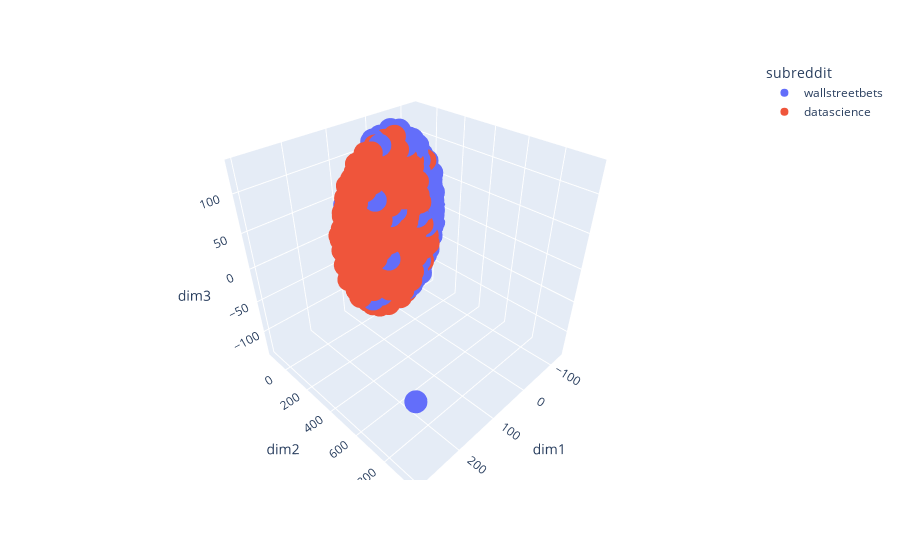

Notebook cell for this chart:
### Code cell
tsne_viz_3d_interactive_with_index(df, 2, stop='english')

### Figure 1 — Plotly figure (JSON) as saved in the notebook; plotly's stock layout.template omitted (floating-point values rounded to 4 significant figures; data arrays with more than 128 entries replaced by an {"elided": "..."} marker saying what was removed)
{"data": [{"customdata": {"elided": "735x1 int values"}, "hovertemplate": "subreddit=wallstreetbets<br>dim1=%{x}<br>dim2=%{y}<br>dim3=%{z}<br>index=%{customdata[0]}<extra></extra>", "legendgroup": "wallstreetbets", "marker": {"color": "#636efa", "symbol": "circle"}, "mode": "markers", "name": "wallstreetbets", "scene": "scene", "showlegend": true, "type": "scatter3d", "x": {"elided": "735 float values"}, "y": {"elided": "735 float values"}, "z": {"elided": "735 float values"}}, {"customdata": {"elided": "856x1 int values"}, "hovertemplate": "subreddit=datascience<br>dim1=%{x}<br>dim2=%{y}<br>dim3=%{z}<br>index=%{customdata[0]}<extra></extra>", "legendgroup": "datascience", "marker": {"color": "#EF553B", "symbol": "circle"}, "mode": "markers", "name": "datascience", "scene": "scene", "showlegend": true, "type": "scatter3d", "x": {"elided": "856 float values"}, "y": {"elided": "856 float values"}, "z": {"elided": "856 float values"}}], "layout": {"legend": {"title": {"text": "subreddit"}, "tracegroupgap": 0}, "margin": {"t": 60}, "scene": {"domain": {"x": [0, 1], "y": [0, 1]}, "xaxis": {"title": {"text": "dim1"}}, "yaxis": {"title": {"text": "dim2"}}, "zaxis": {"title": {"text": "dim3"}}}}}
